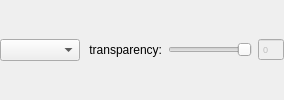
    <widget class="QWidget" name="widColor" native="true">
     <layout class="QHBoxLayout" name="horizontalLayout_17" stretch="1,0,0,0">
      <property name="margin">
       <number>0</number>
      </property>
      <item>
       <widget class="ColorComboBox" name="cmbLineColor">
        <property name="sizePolicy">
         <sizepolicy hsizetype="MinimumExpanding" vsizetype="Fixed">
          <horstretch>0</horstretch>
          <verstretch>0</verstretch>
         </sizepolicy>
        </property>
        <property name="minimumSize">
         <size>
          <width>80</width>
          <height>0</height>
         </size>
        </property>
       </widget>
      </item>
      <item>
       <widget class="QLabel" name="label_38">
        <property name="text">
         <string> transparency:</string>
        </property>
        <property name="alignment">
         <set>Qt::AlignRight|Qt::AlignTrailing|Qt::AlignVCenter</set>
        </property>
       </widget>
      </item>
      <item>
       <widget class="QSlider" name="sliderPlotTransparent">
        <property name="sizePolicy">
         <sizepolicy hsizetype="MinimumExpanding" vsizetype="Fixed">
          <horstretch>0</horstretch>
          <verstretch>0</verstretch>
         </sizepolicy>
        </property>
        <property name="minimumSize">
         <size>
          <width>32</width>
          <height>0</height>
         </size>
        </property>
        <property name="maximum">
         <number>255</number>
        </property>
        <property name="singleStep">
         <number>5</number>
        </property>
        <property name="pageStep">
         <number>50</number>
        </property>
        <property name="orientation">
         <enum>Qt::Horizontal</enum>
        </property>
        <property name="invertedAppearance">
         <bool>true</bool>
        </property>
        <property name="invertedControls">
         <bool>false</bool>
        </property>
        <property name="tickPosition">
         <enum>QSlider::NoTicks</enum>
        </property>
        <property name="tickInterval">
         <number>50</number>
        </property>
       </widget>
      </item>
      <item>
       <widget class="QSpinBox" name="spinBox_8">
        <property name="enabled">
         <bool>false</bool>
        </property>
        <property name="font">
         <font>
          <pointsize>7</pointsize>
         </font>
        </property>
        <property name="buttonSymbols">
         <enum>QAbstractSpinBox::NoButtons</enum>
        </property>
        <property name="maximum">
         <number>255</number>
        </property>
       </widget>
      </item>
     </layout>
    </widget>
